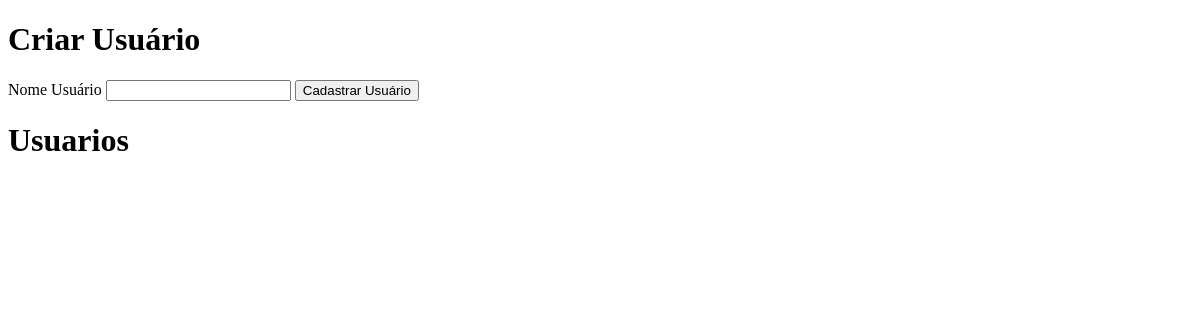
Before: / with the older database file.
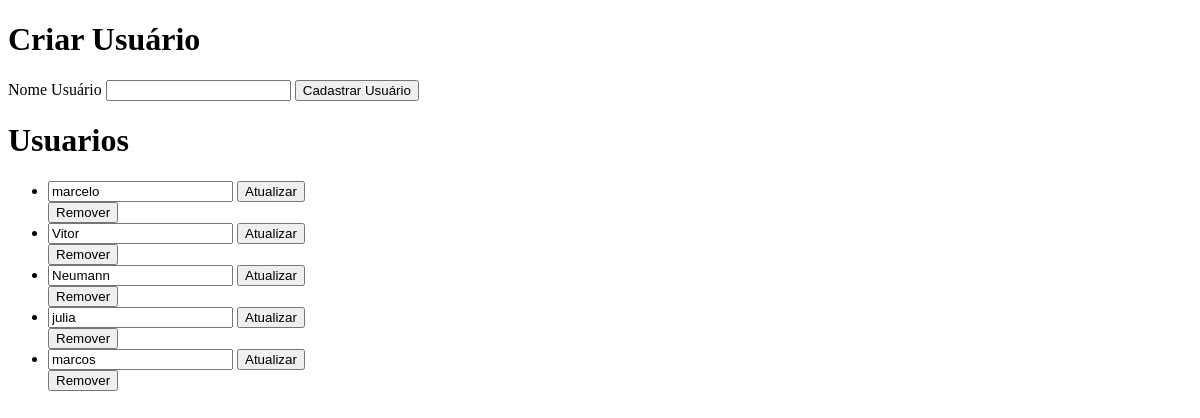
After: the same page with the newer database file.
### app/models.py (models this page shows)
class User(db.Model):
    id = db.Column(db.Integer, primary_key=True)
    username = db.Column(db.String(80), unique=True, nullable=False)

### app/hello/routes.py (the view)
@hello_bp.route('/')
def index():
    usuarios = User.query.all() #['André', 'Rafael', 'Fernando']
    return render_template ('index.html', usuarios = usuarios)

### app/templates/index.html (shortened to what this page needs)
<!DOCTYPE html>
<html lang="pt-br">
<head>
</head>
<body>
<h1> Criar Usuário</h1>
<form  action='/novousuario' method="POST">
    <label for="name"> Nome Usuário</label>
    <input type="text" id="name" name="nome_usuario" required>
    <button type="submit"> Cadastrar Usuário</button>
</form>
<h1> Usuarios</h1>
<ul>
    {% for usuario in usuarios %}
    <li>
        <form action="{{url_for('hello.editarUsuario', usuario_id=usuario.id)}}",
        method="POST">
            <input type='text' name="nome_usuario" value="{{usuario.username}}" required>
            <button type="submit"> Atualizar </button>
        </form>
        <form action="{{url_for('hello.removerUsuario', usuario_id=usuario.id)}}",
        method="POST">
        <button action="submit"> Remover</button>
    </form>
    </li>
    {% endfor %}
</ul>
</body>
</html>

Changed rows visible on the page:
added User: nome_usuario "marcelo"
added User: nome_usuario "Vitor"
added User: nome_usuario "Neumann"
added User: nome_usuario "julia"
added User: nome_usuario "marcos"
